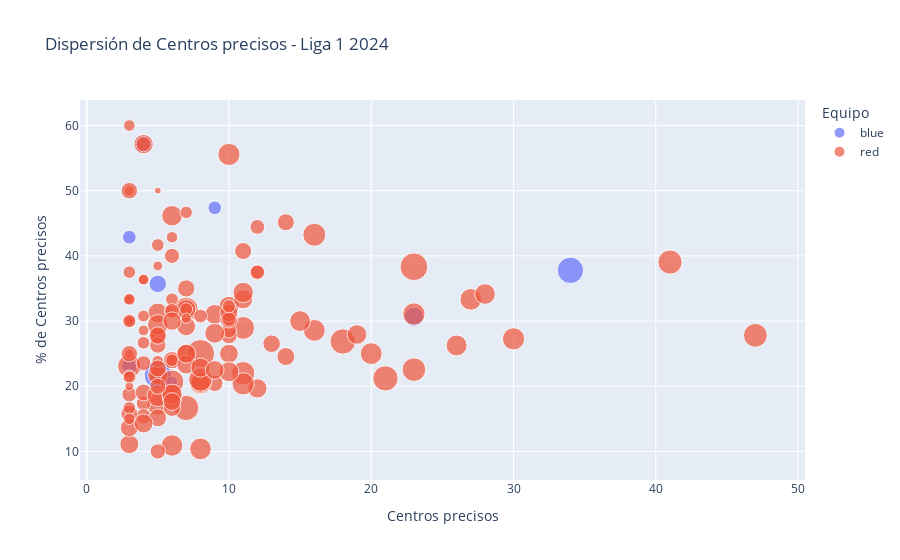

The code cell stored with this chart in its notebook:
### Markdown cell above
### Graficos

### Code cell
import plotly.express as px

# df_combined no tiene los datos de los jugadores con menos de 45 minutesPlayed
df_combined = df_oponentes_total_incluyendo_alianza[df_oponentes_total_incluyendo_alianza['minutesPlayed'] >= 45]

df_combined = df_combined[(df_combined['Posicion'] == 'D') | (df_combined['Posicion'] == 'M') | (df_combined['Posicion'] == 'F')]
df_combined = df_combined[(df_combined['accurateCrossesPercentage'] < 90) & (df_combined['accurateCrosses'] >= 3)]

# Crear una columna para el color según el equipo
df_combined['color'] = df_combined['team'].apply(lambda x: 'blue' if x == 'Alianza Lima' else 'red')

# Crear el gráfico de dispersión
fig = px.scatter(df_combined, y='accurateCrossesPercentage', x='accurateCrosses', color='color',
                 size='touches', hover_data=['player', 'team', 'appearances'],
                 title='Dispersión de Centros precisos - Liga 1 2024',
                 labels={'accurateCrossesPercentage': '% de Centros precisos', 'accurateCrosses': 'Centros precisos'})

# Actualizar el esquema de colores para que solo muestre azul y rojo
fig.update_traces(marker=dict(colorscale=[[0, 'red'], [1, 'darkblue']]))

# Personalizar los ejes y el diseño
fig.update_layout(xaxis_title='Centros precisos', yaxis_title='% de Centros precisos',
                  legend_title_text='Equipo')

# Mostrar el gráfico
fig.show()

### Figure 1 — Plotly figure (JSON) as saved in the notebook; plotly's stock layout.template omitted (floating-point values rounded to 4 significant figures; data arrays with more than 128 entries replaced by an {"elided": "..."} marker saying what was removed)
{"data": [{"customdata": [["Juan Freytes", "Alianza Lima", 17], ["Ricardo Lagos", "Alianza Lima", 7], ["Sebastián Rodríguez", "Alianza Lima", 16], ["Gabriel Costa", "Alianza Lima", 9], ["Catriel Cabellos", "Alianza Lima", 15], ["Kevin Serna", "Alianza Lima", 16], ["Christian Neira", "Alianza Lima", 7], ["Adrián Arregui", "Alianza Lima", 10], ["Jhamir D'Arrigo", "Alianza Lima", 14]], "hovertemplate": "color=blue<br>Centros precisos=%{x}<br>% de Centros precisos=%{y}<br>touches=%{marker.size}<br>player=%{customdata[0]}<br>team=%{customdata[1]}<br>appearances=%{customdata[2]}<extra></extra>", "legendgroup": "blue", "marker": {"color": "#636efa", "colorscale": [[0, "red"], [1, "darkblue"]], "size": [1175, 186, 1092, 291, 476, 573, 295, 502, 371], "sizemode": "area", "sizeref": 3.135, "symbol": "circle"}, "mode": "markers", "name": "blue", "orientation": "v", "showlegend": true, "type": "scatter", "x": [5, 6, 34, 9, 5, 23, 3, 4, 3], "xaxis": "x", "y": [21.74, 20.69, 37.78, 47.37, 35.71, 30.67, 42.86, 57.14, 23.08], "yaxis": "y"}, {"customdata": {"elided": "131x3 mixed values"}, "hovertemplate": "color=red<br>Centros precisos=%{x}<br>% de Centros precisos=%{y}<br>touches=%{marker.size}<br>player=%{customdata[0]}<br>team=%{customdata[1]}<br>appearances=%{customdata[2]}<extra></extra>", "legendgroup": "red", "marker": {"color": "#EF553B", "colorscale": [[0, "red"], [1, "darkblue"]], "size": {"elided": "131 int values"}, "sizemode": "area", "sizeref": 3.135, "symbol": "circle"}, "mode": "markers", "name": "red", "orientation": "v", "showlegend": true, "type": "scatter", "x": {"elided": "131 int values"}, "xaxis": "x", "y": {"elided": "131 float values"}, "yaxis": "y"}], "layout": {"legend": {"itemsizing": "constant", "title": {"text": "Equipo"}, "tracegroupgap": 0}, "title": {"text": "Dispersión de Centros precisos - Liga 1 2024"}, "xaxis": {"anchor": "y", "domain": [0, 1], "title": {"text": "Centros precisos"}}, "yaxis": {"anchor": "x", "domain": [0, 1], "title": {"text": "% de Centros precisos"}}}}
